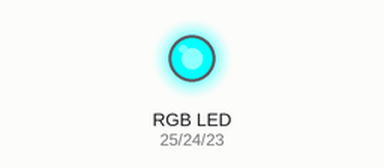
Recording of a program running on a simulated Raspberry Pi (BCM pin numbers). Parts: an RGB LED mixed from three pins (HIGH = lit). At 5.0 s the program stops and its outputs stay as they are.

Above: at 0.1 s.
At 5.1 s:
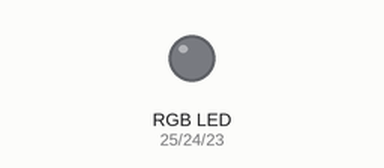
Timing chart, 0 to 6.5 s (numbered marks = the images above):
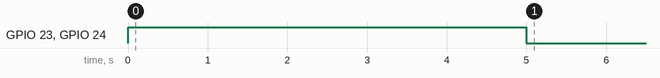

The program:

rgb-led-2.py
```python
import time
import RPi.GPIO as GPIO
GPIO.setmode(GPIO.BCM)

REDPIN = 25
GREENPIN = 24
BLUEPIN = 23
GPIO.setup(REDPIN, GPIO.OUT)
GPIO.output(REDPIN,0)
GPIO.setup(GREENPIN, GPIO.OUT)
GPIO.output(GREENPIN,0)
GPIO.setup(BLUEPIN, GPIO.OUT)
GPIO.output(BLUEPIN,0)

GPIO.output(REDPIN,0)
GPIO.output(GREENPIN,1)
GPIO.output(BLUEPIN,1)
'''
try:
	while(True):
		request = input("RGB--> ")
		print(request[0])
		print(request[1])
		print(request[2])

except KeyboardInterrupt:

'''
time.sleep(5)
GPIO.cleanup()
```
